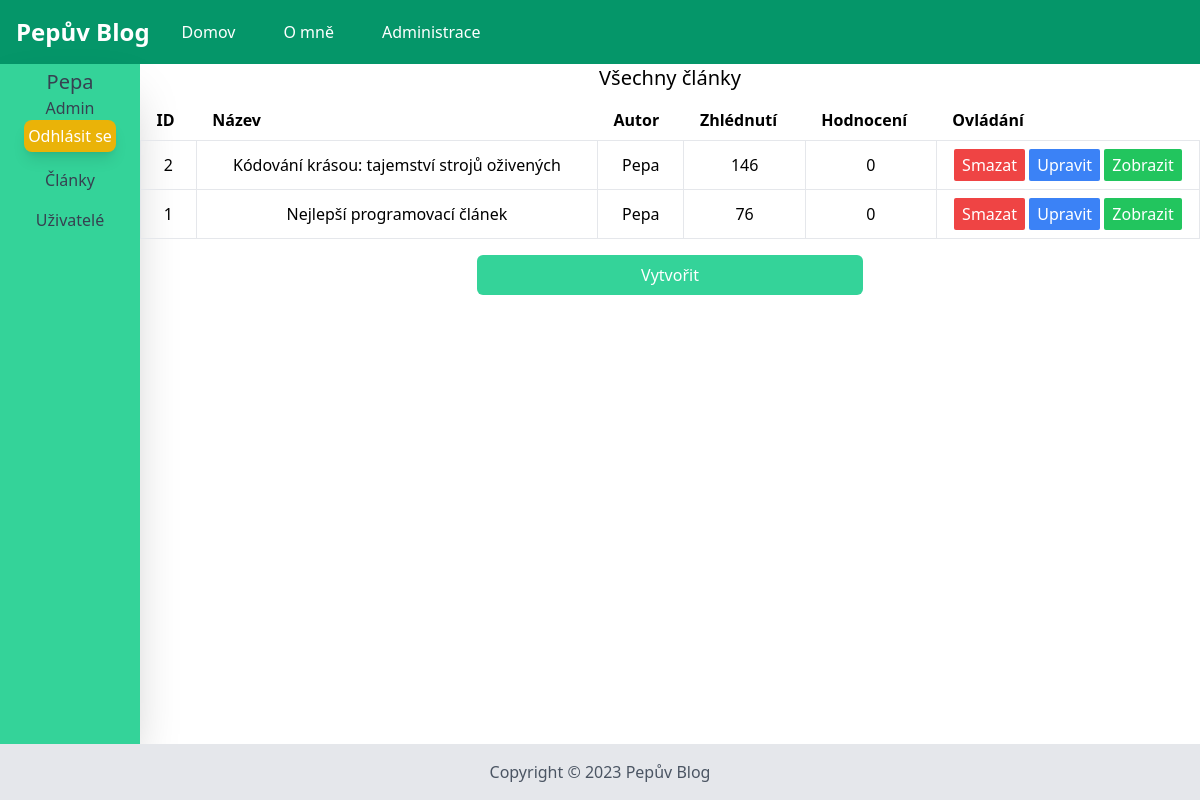
The app's page /admin/articles (signed in) with its own data.
### app.py (models this page shows, shortened)
class User(db.Model):
    id = db.Column(db.Integer, primary_key=True)
    login = db.Column(db.String, nullable=False)
    password = db.Column(db.String, nullable=False)
    admin = db.Column(db.Boolean, default=0)
    articles = db.relationship('Article', backref='author', lazy=True)
    is_active = db.Column(db.Boolean, default=True)
    is_authenticated = db.Column(db.Boolean)
    def is_authenticated(self):
        return self.is_authenticated
    def is_active(self):
        return self.is_active

class Article(db.Model):
    id = db.Column(db.Integer, primary_key=True)
    title = db.Column(db.String, nullable=False)
    content = db.Column(db.String, nullable=False)
    author_id = db.Column(db.Integer, db.ForeignKey('user.id'), nullable=False)
    date_created = db.Column(db.DateTime, default=datetime.utcnow)
    views = db.Column(db.Integer, default=0)
    reviews = db.Column(db.Integer, default=0)

### app.py (the view)
@app.route("/admin/articles")
@login_required
def admin_articles():
    articles = Article.query.order_by(desc(Article.id)).all()
    return render_template("admin_articles.html", articles=articles)

### app.py (called while the page is built)
@login_manager.user_loader
def load_user(user_id):
    return User.query.get(int(user_id))

### templates/admin_articles.html (shortened to what this page needs)
{% extends 'admin_base.html' %}
{% block admin_body %}
<h2 class="text-xl font-medium mb-2 text-center">Všechny články</h2>
<table class="table-auto w-full">
  <thead>
    <th class="px-4 py-2 text-left">ID</th>
    <th class="px-4 py-2 text-left">Název</th>
    <th class="px-4 py-2 text-left">Autor</th>
    <th class="px-4 py-2 text-left">Zhlédnutí</th>
    <th class="px-4 py-2 text-left">Hodnocení</th>
    <th class="px-4 py-2 text-left">Ovládání</th>
  </thead>
  <tbody>
    {% for article in articles %}
    <tr class="text-center">
      <td class="border px-4 py-2">{{article.id}}</td>
      <td class="border px-4 py-2">{{article.title}}</td>
      <td class="border px-4 py-2">{{article.author.login}}</td>
      <td class="border px-4 py-2">{{article.views}}</td>
      <td class="border px-4 py-2">{{article.reviews}}</td>
      <td class="border px-1 py-2">
        <button article-id="{{article.id}}"
          class="delete bg-red-500 text-white py-1 px-2 rounded-sm hover:bg-red-600"
        >
          Smazat
        </button>
        <button article-id="{{article.id}}"
          class="edit bg-blue-500 text-white py-1 px-2 rounded-sm hover:bg-blue-600"
        >
          Upravit
        </button>
        <button article-id="{{article.id}}"
          class="show bg-green-500 text-white py-1 px-2 rounded-sm hover:bg-green-600"
        >
          Zobrazit
        </button>
      </td>
    </tr>
    {% endfor %}
  </tbody>
</table>
<div class="w-full flex justify-center p-4 px-36">
<button id="create" class="bg-emerald-400 w-1/2 text-white rounded-md p-2 text-center hover:bg-emerald-600">Vytvořit</button>
</div>
{% endblock %}

### templates/admin_base.html (shortened to what this page needs)
{%extends 'base.html'%}
{% block body %}
<aside class="bg-emerald-400 h-auto w-auto shadow-2xl p-1 font-medium text-gray-700">
  <label class="text-xl">{{ current_user.login }}</label>
  {% if current_user.admin==True %}
  <label class="">Admin</label>
  {% else %}
  <label>Uživatel</label>
  {% endif %}
  <button
    class="text-white bg-yellow-500 hover:bg-yellow-400 p-1 shadow-lg rounded-lg"
    id="logout"
  >
    Odhlásit se
  </button>
  <a
    class="hover:text-gray-900 mt-4"
    href="{{ url_for('admin_articles') }}"
    >Články</a
  >
  <a
    class="hover:text-gray-900 mt-4"
    href="{{ url_for('admin_users') }}"
    >Uživatelé</a
  >
</aside>
<div class="administration"> {% block admin_body %} {% endblock %}</div>
{% endblock %}

### templates/admin_base.html (style rules this page uses)
aside { min-width: 140px; width:50%; max-width: 200px; display: flex; flex-direction: column; justify-content: start; align-items: center; }
.administration { width: 100%; }

### records on screen
User: login "Pepa"
Article: id "2", title "Kódování krásou: tajemství strojů oživených", author.login "Pepa", views "146", reviews "0"
Article: id "1", title "Nejlepší programovací článek", author.login "Pepa", views "76", reviews "0"
